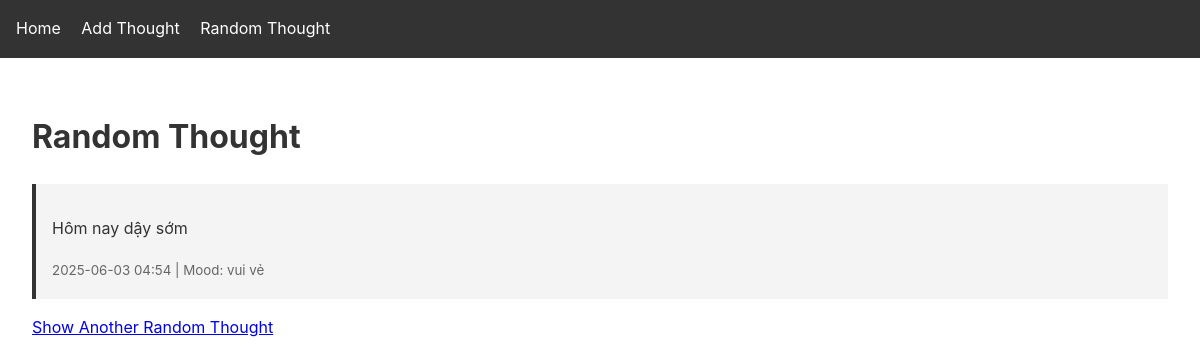
The app's page /random with its own data.
### app/models.py (models this page shows, shortened)
class Thought(db.Model):
    id = db.Column(db.Integer, primary_key=True)
    content = db.Column(db.String(500), nullable=False)
    timestamp = db.Column(db.DateTime, index=True, default=datetime.utcnow)
    mood = db.Column(db.String(50))  # Optional: add mood tracking
    category = db.Column(db.String(50))  # Optional: add categorization

### app/routes.py (the view)
@bp.route('/random')
def random_thought():
    thought = Thought.query.order_by(db.func.random()).first()
    return render_template('random_thought.html', thought=thought)

### app/templates/random_thought.html (shortened to what this page needs)
{% extends "base.html" %}
{% block content %}
    <h1>Random Thought</h1>
    {% if thought %}
        <div class="thought">
            <p>{{ thought.content }}</p>
            <small>
                {{ thought.timestamp.strftime('%Y-%m-%d %H:%M') }}
                {% if thought.mood %} | Mood: {{ thought.mood }}{% endif %}
            </small>
        </div>
        <a href="{{ url_for('main.random_thought') }}">Show Another Random Thought</a>
    {% else %}
        <p>No thoughts found in the database.</p>
    {% endif %}
{% endblock %}

### app/static/style.css (style rules this page uses)
body { font-family: -apple-system, BlinkMacSystemFont, "Segoe UI", Roboto, "Helvetica Neue", Arial, sans-serif; line-height: 1.6; margin: 0; padding: 0; color: #333; }
.thought { background: #f4f4f4; margin: 1rem 0; padding: 1rem; border-left: 4px solid #333; }
.thought small { color: #666; }

### records on screen
Thought: content "Hôm nay dậy sớm", timestamp "2025-06-03 04:54", mood "vui vẻ"
